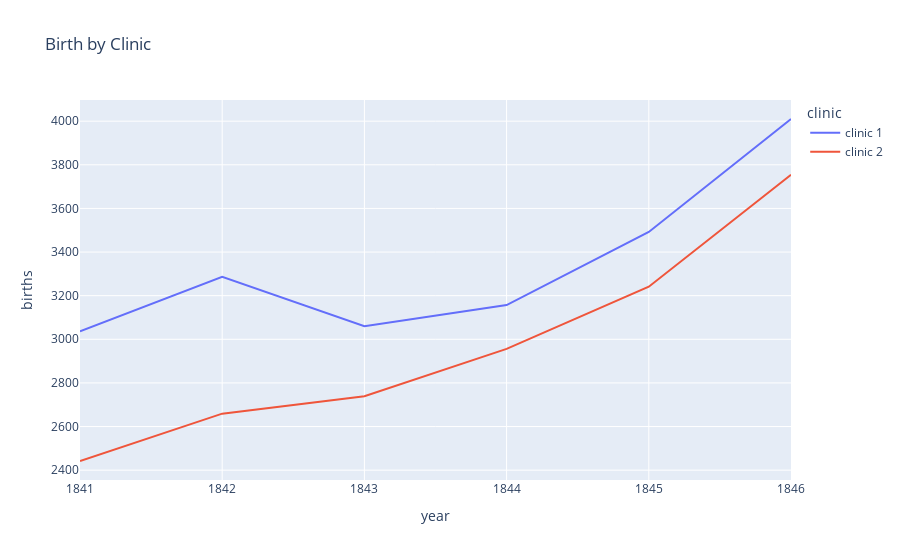

Notebook cell for this chart:
### Markdown cell above
# The Yearly Data Split by Clinic

Now let's look at the annual data instead. 

**Challenge**: Use plotly to create line charts of the births and deaths of the two different clinics at the Vienna General Hospital. 
* Which clinic is bigger or more busy judging by the number of births?
* Has the hospital had more patients over time? 
* What was the highest number of deaths recorded in clinic 1 and clinic 2?

### Code cell
fig = px.line(
    df_yearly, x="year", y="births", color='clinic', title='Birth by Clinic'
)

fig.show()

### Figure 1 — Plotly figure (JSON) as saved in the notebook; plotly's stock layout.template omitted (floating-point values rounded to 4 significant figures)
{"data": [{"hovertemplate": "clinic=clinic 1<br>year=%{x}<br>births=%{y}<extra></extra>", "legendgroup": "clinic 1", "line": {"color": "#636efa", "dash": "solid"}, "marker": {"symbol": "circle"}, "mode": "lines", "name": "clinic 1", "orientation": "v", "showlegend": true, "type": "scatter", "x": [1841, 1842, 1843, 1844, 1845, 1846], "xaxis": "x", "y": [3036, 3287, 3060, 3157, 3492, 4010], "yaxis": "y"}, {"hovertemplate": "clinic=clinic 2<br>year=%{x}<br>births=%{y}<extra></extra>", "legendgroup": "clinic 2", "line": {"color": "#EF553B", "dash": "solid"}, "marker": {"symbol": "circle"}, "mode": "lines", "name": "clinic 2", "orientation": "v", "showlegend": true, "type": "scatter", "x": [1841, 1842, 1843, 1844, 1845, 1846], "xaxis": "x", "y": [2442, 2659, 2739, 2956, 3241, 3754], "yaxis": "y"}], "layout": {"legend": {"title": {"text": "clinic"}, "tracegroupgap": 0}, "title": {"text": "Birth by Clinic"}, "xaxis": {"anchor": "y", "domain": [0, 1], "title": {"text": "year"}}, "yaxis": {"anchor": "x", "domain": [0, 1], "title": {"text": "births"}}}}
